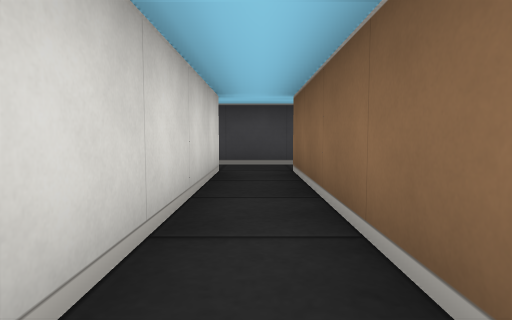
View 1 (above)

12 first-person views from a walk through a cub3D level. The camera is about half as high as the walls, tilts 4° down and sees 75° across. The floor is counted in squares. Each view is taken from the middle of a square. On the plan, view 1 faces up. The plan holds only what a view shows up to about 9 squares ahead; the rest is blank.

View 2
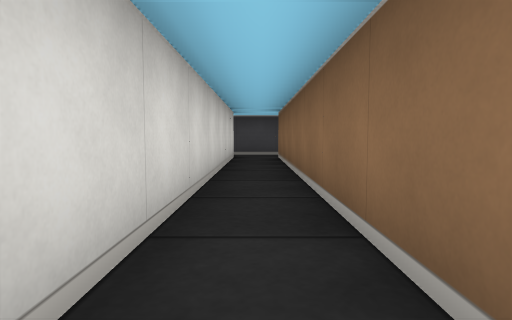

View 3
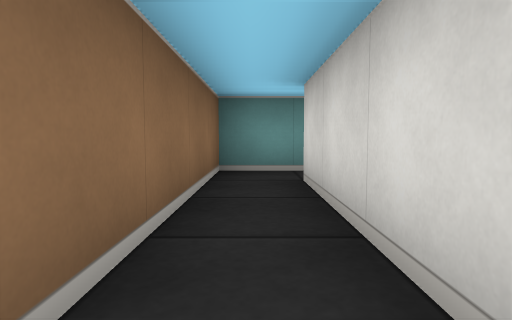

View 4
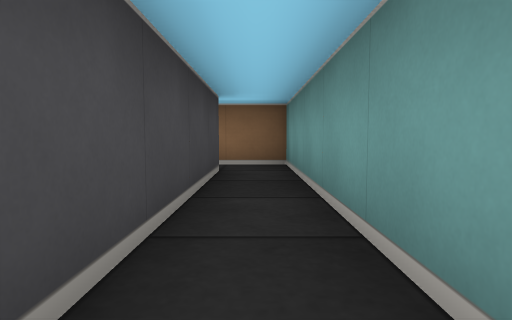

View 5
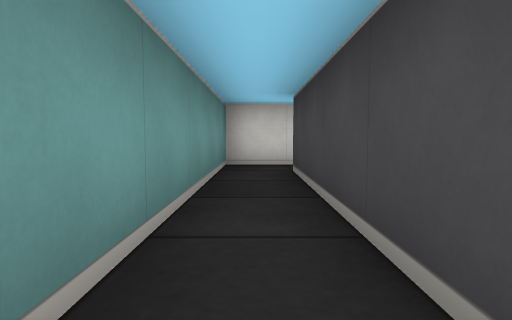

View 6
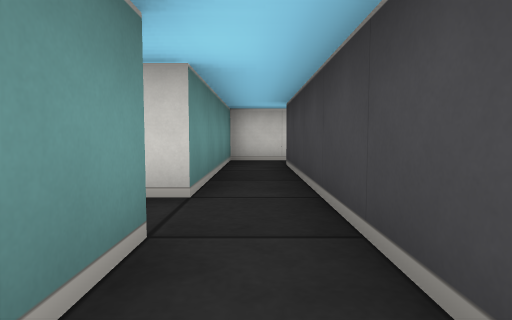

View 7
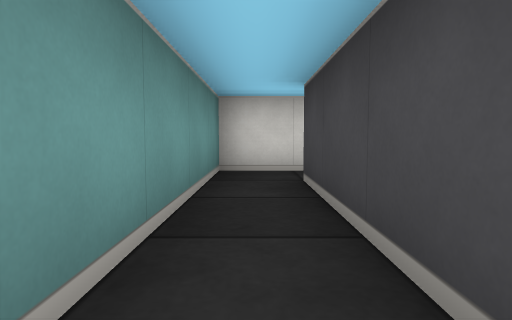

View 8
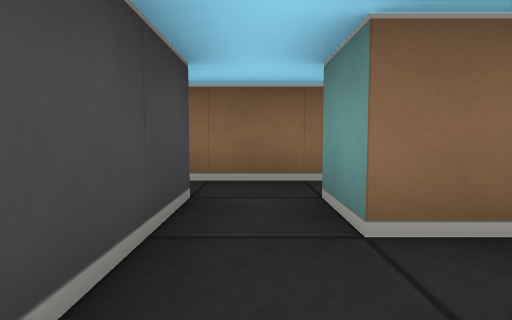

View 9
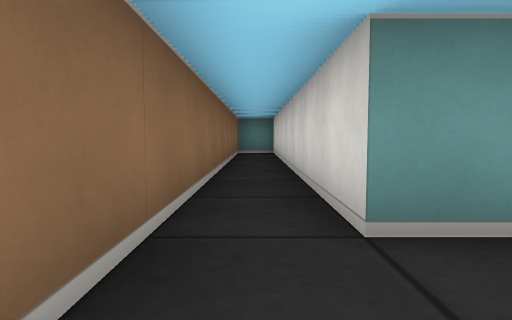

View 10
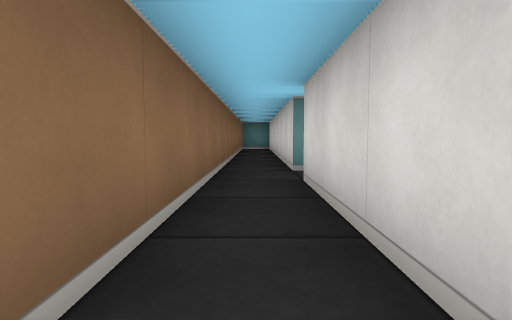

View 11
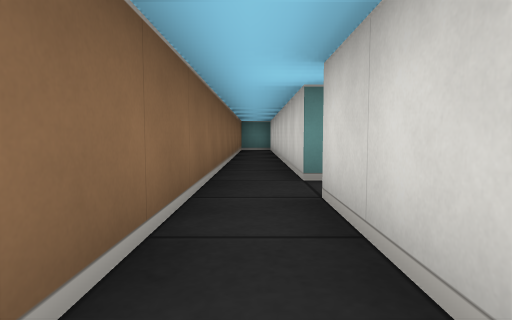

View 12
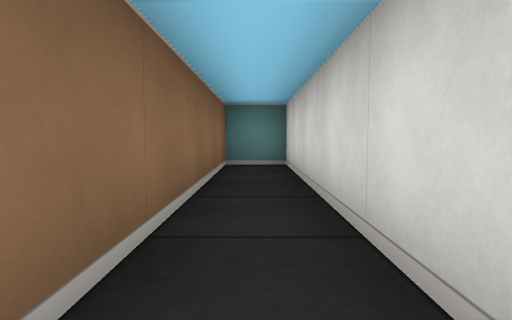

### Floor plan
Points are (right, up) in squares from view 1. A wall is a line through its corners. A room is listed if a view was taken in it or the views show most of it. See-through windows are left out.
Room 1 (views 1, 2, 3, 4, 5)
walls: (-0.5, 4.5) (-0.5, -2.5) (-5.5, -2.5); (-6.5, -2.4) (-6.5, -3.5) (0.5, -3.5) (0.5, 4.5)
ways out: opening at (0, 4) to room 3; opening at (-6, -2)
Room 2 (views 6, 9, 10, 11, 12)
walls: (1.5, 8.4) (1.5, 5.5); (1.5, 4.5) (1.5, -3.5) (2.5, -3.5) (2.5, 8.4)
ways out: opening at (1, 5) to room 3
Room 3 (views 7, 8)
walls: (0.5, 4.5) (1.5, 4.5); (-4.5, 5.8) (-4.5, 4.5) (-0.5, 4.5); (1.5, 5.5) (-3.5, 5.5)
ways out: opening at (0, 4) to room 1; opening at (1, 5) to room 2; opening at (-4, 6)

Where each view was taken, in squares from view 1:
view 1: 0 up, 0 right, facing up
view 2: 3 down, 0 right, facing up
view 3: 1 up, 0 right, facing down
view 4: 3 down, 5 left, facing right
view 5: 3 down, 1 left, facing left
view 6: 5 up, 2 right, facing left
view 7: 5 up, 0 right, facing left
view 8: 5 up, 1 left, facing right
view 9: 6 up, 2 right, facing down
view 10: 9 up, 2 right, facing down
view 11: 8 up, 2 right, facing down
view 12: 2 up, 2 right, facing down
